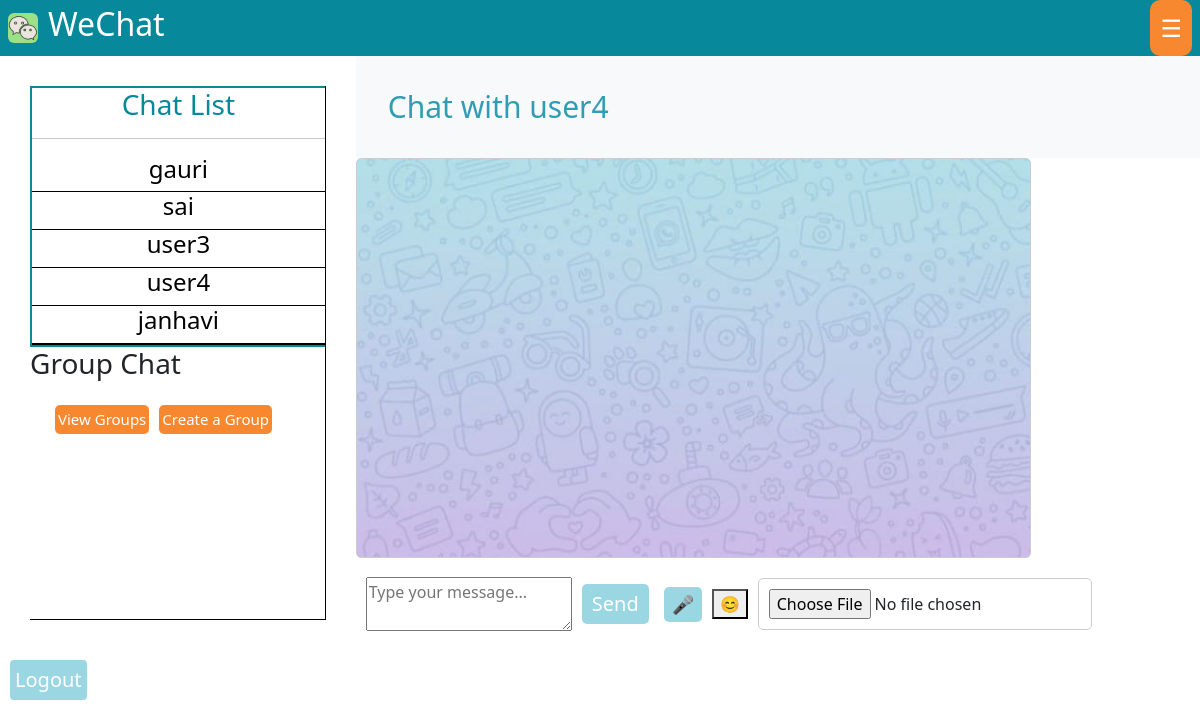
The app's page /?user=user4 (signed in), older data.
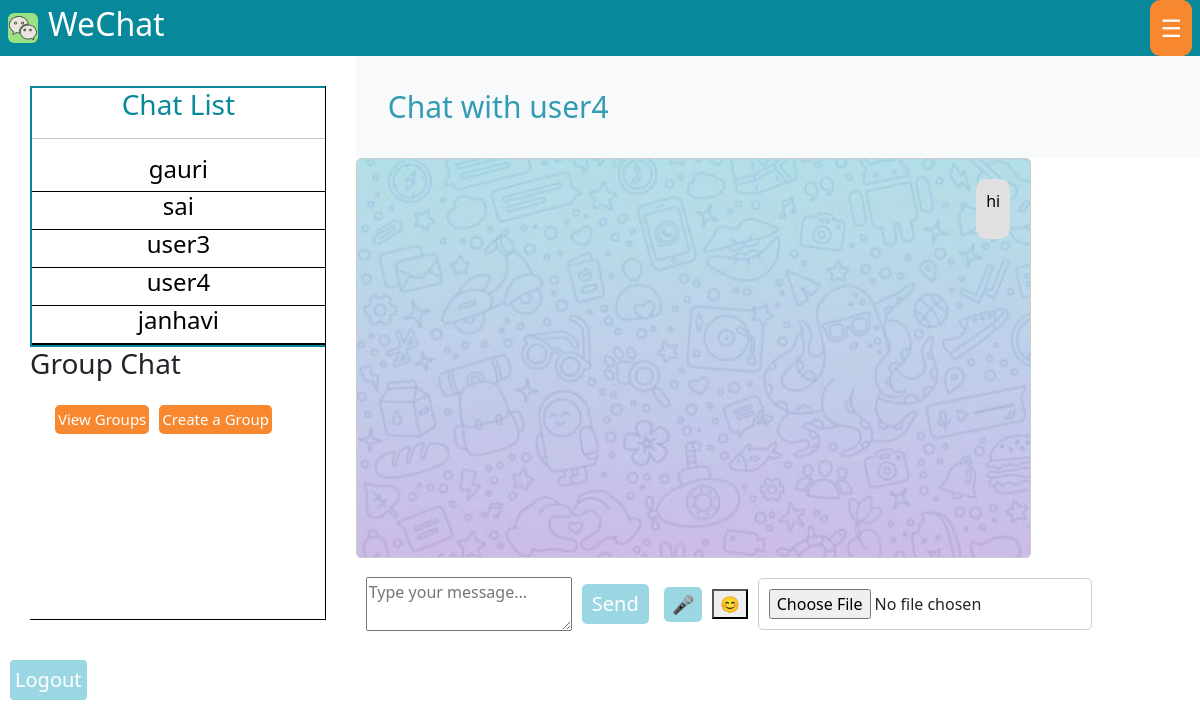
The same page, newer data.
### app/models.py (models this page shows, shortened)
class Message(models.Model):
    chat = models.ForeignKey(to=Mychats, on_delete=models.CASCADE, related_name='messages')
    msg = models.TextField()  # Emojis are stored as part of the text
    user = models.ForeignKey(to=User, on_delete=models.CASCADE, related_name='received_messages')
    sender = models.ForeignKey(to=User, on_delete=models.CASCADE, related_name='sent_messages', null=True)  # Allow null
    msg = models.TextField()
    attachment = models.FileField(upload_to='attachments/', null=True, blank=True)
    text = models.TextField(blank=True, null=True)
    audio_file = models.FileField(upload_to='audio/', blank=True, null=True)
    timestamp = models.DateTimeField(auto_now_add=True)
    is_starred = models.BooleanField(default=False)  # For starred messages
    is_archived = models.BooleanField(default=False)  # For archived chats

### app/views.py (the view)
# urls.py: path('',index,name='index'),
@login_required
def index(request):
    frnd_name = request.GET.get('user', None)
    mychats_data = None
    messages = None
    if frnd_name:
        frnd_ = User.objects.filter(username=frnd_name).first()
        if frnd_:
            mychats_data = Mychats.objects.filter(me=request.user, frnd=frnd_).first()
            if not mychats_data:
                mychats_data = Mychats.objects.filter(me=frnd_, frnd=request.user).first()
            if mychats_data:
                messages = Message.objects.filter(chat=mychats_data).order_by('timestamp')
    frnds = User.objects.exclude(pk=request.user.id)
    return render(request, 'index.html', {
        'my': mychats_data,
        'chats': messages,  # Pass the messages to the template
        'frnds': frnds
    })

### app/templates/index.html (shortened to what this page needs)
<!DOCTYPE html>
<html lang="en">
<head>
    <link href="https://cdn.jsdelivr.net/npm/bootstrap@5.3.2/dist/css/bootstrap.min.css" rel="stylesheet">
    <link rel="stylesheet" href="https://cdn.jsdelivr.net/npm/@joeattardi/emoji-button@4.6.0/dist/index.min.css">
    <link rel="stylesheet" href="https://unpkg.com/emoji-mart/css/emoji-mart.css">
</head>
<body>
    <div class="main">
        <div class="navbar-main">
            <h2> <img src='/media/logo.jpg'  width="30" height="30" border-radius="70%" >WeChat</h2>
            <button id="sidebar-toggle" class="sidebar-toggle-btn">☰</button>
        </div>
        </div>
    <div class="chat-container-main">
        <div class=" chat-container">
            <div class="chat-content">
                <div class="chat-sidebar">
                <div class=" chat-list">
                    <h3>Chat List</h3><hr>
                    <ul>
                        <nav class="nav flex-column nav-pills" id="v-pills-tab" role="tablist" aria-orientation="vertical">
                            {% for frnd in frnds %}
                            <li><h4>
                            <a class="nav-link" href="/?user={{frnd.username}}" role="tab" aria-controls="v-pills-home" aria-selected="false" aria-setsize="20px">{{frnd.username}}</a>
                        </h4></li>
                            {% endfor %}
                        </nav>
                    </ul>
                </div>
                       <h3>Group Chat</h3>
                        <div class="groupchat-section">
                            <div class="groupchat-section">
                            <a href="{% url 'group_list' %}">
                                <button class="btn">View Groups</button>
                            </a><br>
                            <br>
                            <a href="{% url 'create_group' %}">
                                <button class="btn">Create a Group</button>
                            </a>
                        </div>
                        </div>
                    </div>
                    <div class="meassage-section">
                        <div class="navbar bg-body-tertiary">
                    <div class="container-fluid">
                        <a class="navbar-brand" href="#">
                            <h3 id="chat-with-user">Chat with <span id="username"></span> </h3>
                            </a>
                        </div>
                    </div>
                    <div class="chat-messages">
                        {% if chats %}
                        {% for chat in chats %}
                            {% if chat.user == request.user %}
                                <div class="chat-card">
                                    <p>{{ chat.msg }}</p>
                                        </div>
                                        {% endif %}
                                        {% endfor %}
                    {% else %}
                        {% comment %} <p>No messages to display.</p> {% endcomment %}
                    {% endif %}
                </div>
                <div class="input-section">
                    <textarea class="message-input" placeholder="Type your message..." id="chat-input"></textarea>
                    <button class="send-button" id="send-button">Send</button>
                    <button class="mic-button" id="mic-button">🎤</button>
                    <button class="emoji-btn"  id="emoji-btn">😊</button>
                    <input type="file" class="attachment-input" />
                </div>
            </div>
        </div>
    </div>
</div>
<a href="{% url 'logout' %}" class="btn btn-outline-info btn-sm">Logout</a>
</body>
</html>

Row changes from the older to the newer data that the page shows:
added Message: msg "hi"
